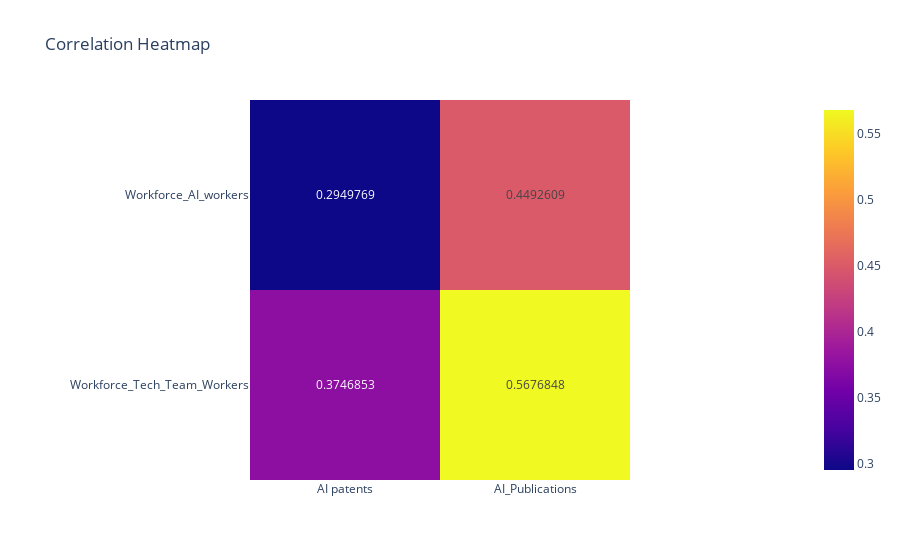

The notebook cell this image was saved under:
### Code cell
# Correlation Heatmap

fig = px.imshow(corr_matrix.iloc[2:].iloc[:,:2], text_auto=True, title="Correlation Heatmap")

fig.show()

### Figure 1 — Plotly figure (JSON) as saved in the notebook; plotly's stock layout.template omitted (floating-point values rounded to 4 significant figures)
{"data": [{"coloraxis": "coloraxis", "hovertemplate": "x: %{x}<br>y: %{y}<br>color: %{z}<extra></extra>", "name": "0", "texttemplate": "%{z}", "type": "heatmap", "x": ["AI patents", "AI_Publications"], "xaxis": "x", "y": ["Workforce_AI_workers", "Workforce_Tech_Team_Workers"], "yaxis": "y", "z": [[0.295, 0.4493], [0.3747, 0.5677]]}], "layout": {"coloraxis": {"colorscale": [[0, "#0d0887"], [0.1111, "#46039f"], [0.2222, "#7201a8"], [0.3333, "#9c179e"], [0.4444, "#bd3786"], [0.5556, "#d8576b"], [0.6667, "#ed7953"], [0.7778, "#fb9f3a"], [0.8889, "#fdca26"], [1, "#f0f921"]]}, "title": {"text": "Correlation Heatmap"}, "xaxis": {"anchor": "y", "constrain": "domain", "domain": [0, 1], "scaleanchor": "y"}, "yaxis": {"anchor": "x", "autorange": "reversed", "constrain": "domain", "domain": [0, 1]}}}
